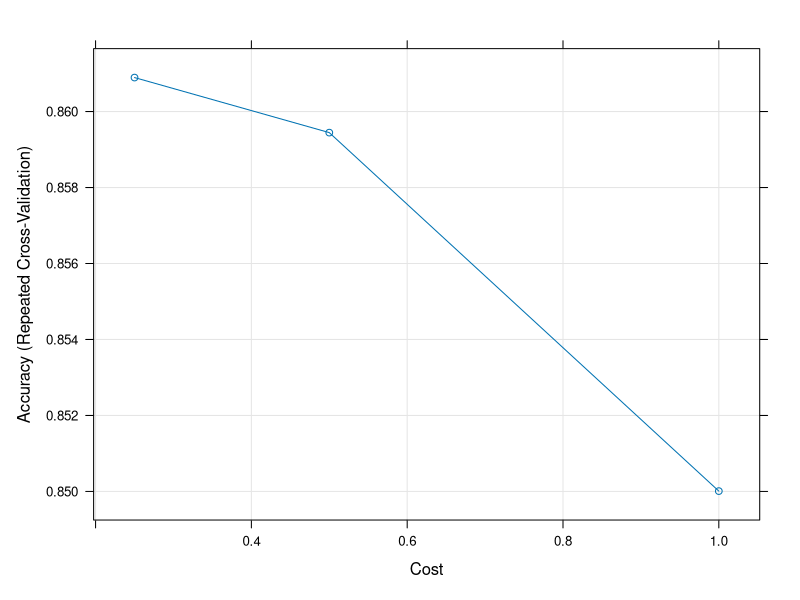
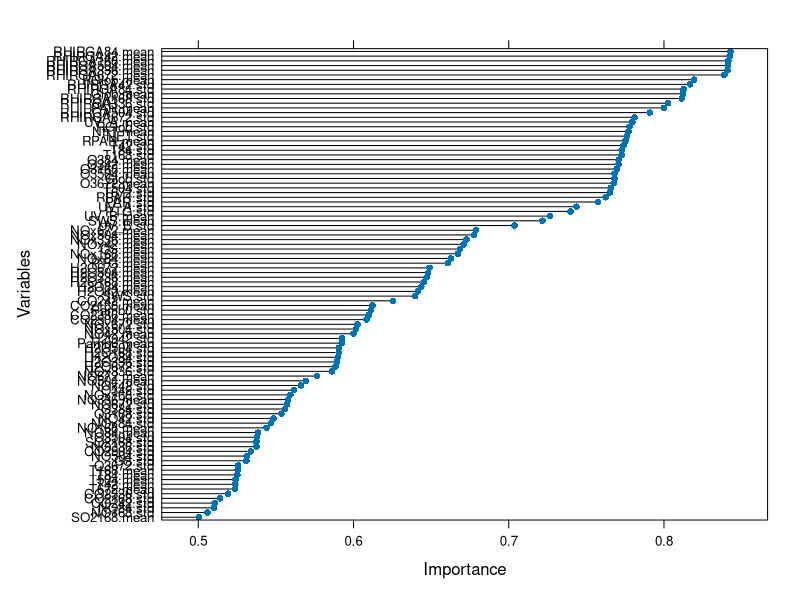
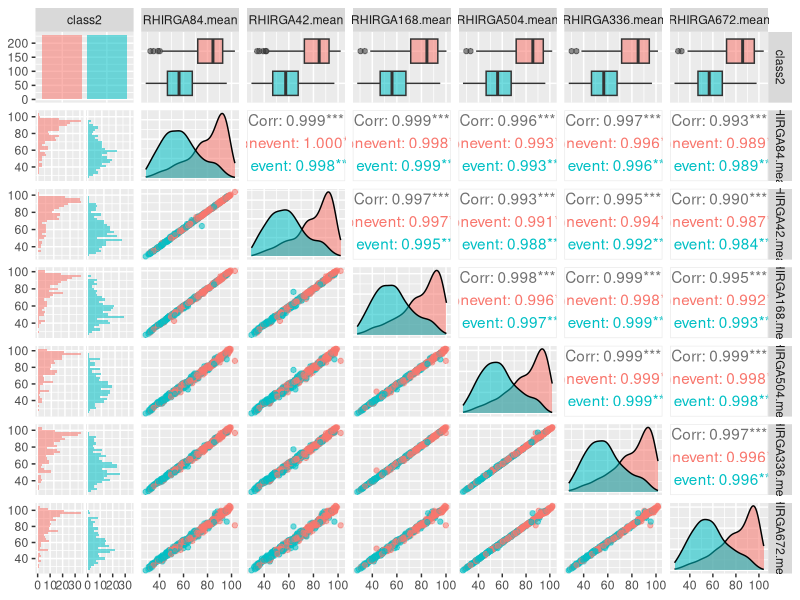
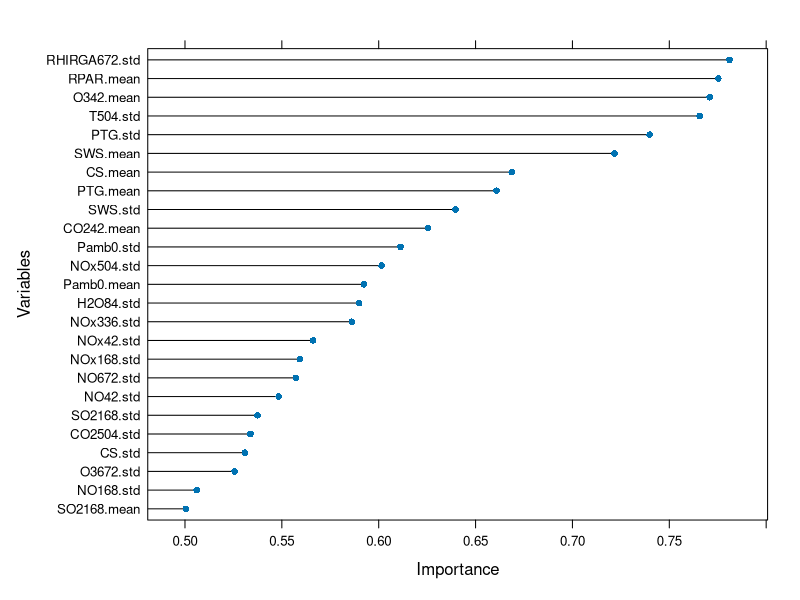
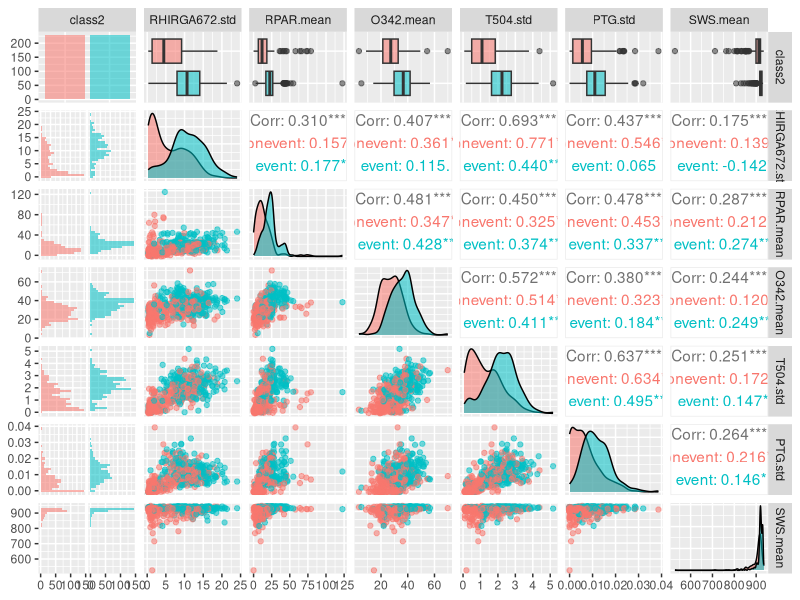
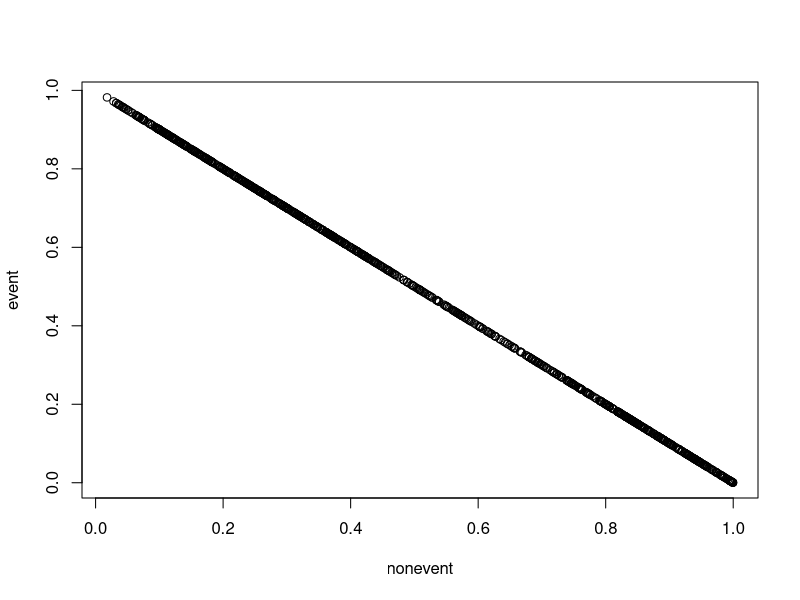

Here is the R script that generated these plots, in order: (Note: this script raises an error after producing the figures.)
## ---- chunk 1
knitr::opts_chunk$set(echo = TRUE)
## ---- chunk 2
npf <- read.csv("npf_train.csv") #read in data
npf_test <- read.csv("npf_test_hidden.csv")
npf_test

npf <- npf[,-c(1:2,4)] # drop the id, date, partlybad columns
npf_test <- npf_test[,-c(1:2,4)]
print(npf)

## ---- chunk 3

npf$class2 <- factor("event",levels=c("nonevent", "event"))
npf$class2[npf$class4=="nonevent"] <- "nonevent"
npf <- npf[,-1]
## ---- chunk 4
set.seed(7) 

# lets use caret
library(caret)

#note that classprobs argument has to be true if we want svm to give probabilities
control <- trainControl(method="repeatedcv", number=10, repeats=3,classProbs=TRUE)
model <- train(class2~., data=npf, method="svmLinear2", preProcess="scale", trControl=control)

#lets sort the importances
importance <- data.frame(varImp(model, scale=FALSE)$importance)
importance <- data.frame(importance, names = rownames(importance))
importance <- importance[order(importance$event,decreasing = T),]

prediction <- predict(model, data=npf_test, type="prob")
plot(model)

## ---- chunk 5
plot(varImp(model, scale=FALSE), ylab="Variables")

## ---- chunk 6
print(importance)
## ---- chunk 7
npf <- npf[,c(ncol(npf),1:(ncol(npf)-1))] #move class2 column to first

npf75names <- sapply(importance[importance["event"]>0.75,]$names, function(x) toString(x)) #33 features
npf82names <- sapply(importance[importance["event"]>0.80,]$names, function(x) toString(x))# 12
npf83_8names <- sapply(importance[importance["event"]>0.838,]$names, function(x) toString(x))#6


npf75 <- npf[, c("class2",npf75names)]
npf82 <- npf[, c("class2",npf82names)]
npf83_8 <- npf[, c("class2",npf83_8names)]
## ---- chunk 8
model1 <- train(class2~., data=npf75, method="svmLinear2", preProcess="scale", trControl=control)
model2 <- train(class2~., data=npf82, method="svmLinear2", preProcess="scale", trControl=control)
model3 <- train(class2~., data=npf83_8, method="svmLinear2", preProcess="scale", trControl=control)
## ---- chunk 9
library(knitr)

df <- setNames(data.frame(matrix(ncol = 4, nrow = 3)), names(model1$results)[2:5])
rownames(df) <- c("npf75", "npf82", "npf83_8") 

df[1,] = sapply(model1$results, mean)[2:5] #mean is over the 3 repetitions of the 10 fold cv.
df[2,] = sapply(model2$results, mean)[2:5]
df[3,] = sapply(model3$results, mean)[2:5]
kable(df)
## ---- chunk 10
library(GGally)
ggpairs(npf83_8, aes(colour = class2, alpha = 0.4))
## ---- chunk 11
cm <- cor(npf[,-1]) # note that we ignore the class 2 column here as we dont want to drop it obviously

# find attributes that are highly corrected (the threshold for being cut can be changed.)
highcorr <- findCorrelation(cm, cutoff = 0.75)+1 #+1 to get the indexing in the npf df where class2 bumps all the indices up by 1.

print(highcorr) # indices of what we want to cut

npf <- npf[,-c(highcorr)]
print(npf)
## ---- chunk 12

control <- trainControl(method="repeatedcv", number=10, repeats=3,classProbs=TRUE)
model <- train(class2~., data=npf, method="svmLinear2", preProcess="scale", trControl=control)

plot(varImp(model, scale=FALSE), ylab="Variables")
## ---- chunk 13
#lets sort the importances
importance <- data.frame(varImp(model, scale=FALSE)$importance)
importance <- data.frame(importance, names = rownames(importance))
print(importance$event)
importance <- importance[order(importance$event,decreasing = T),]
print(importance)
npf70names <- sapply(importance[importance["event"]>0.70,]$names, function(x) toString(x)) #6 features
npf75names <- sapply(importance[importance["event"]>0.75,]$names, function(x) toString(x)) # 4 features


npf70 <- npf[, c("class2",npf70names)]
npf75 <- npf[, c("class2",npf75names)]

ggpairs(npf70, aes(colour = class2, alpha = 0.4))
## ---- chunk 14
model1 <- train(class2~., data=npf70, method="svmLinear2", preProcess="scale", trControl=control)
model2 <- train(class2~., data=npf75, method="svmLinear2", preProcess="scale", trControl=control)


df <- setNames(data.frame(matrix(ncol = 4, nrow = 2)), names(model1$results)[2:5])
rownames(df) <- c("npf70", "npf75")

df[1,] = sapply(model1$results, mean)[2:5] #mean is over the 3 repetitions of the 10 fold cv.
df[2,] = sapply(model2$results, mean)[2:5]

kable(df)
## ---- chunk 15
npf_test <- npf_test[,c(ncol(npf_test),1:(ncol(npf_test)-1))] #move class2 column to first

predictions <- predict(model1, npf_test)
npf_test$class2 <- predictions # If we need to estimate something for the multiclass probabilities, I guess the best we could do with the binary probabilities is to look at the frequencies of each class [ia,ib,ii] in the original dataset and then split the "event" probability accordingly into those class probabilities

table(predictions)
head(npf_test)
## ---- chunk 16
predictedprobs <- predict(model1, npf_test, type="prob")
print(predictedprobs)
plot(predictedprobs)
## ---- chunk 17
library(caret)




get_non_correlated_features <- function(path, cutoff){
  npf <- read.csv("npf_train.csv") #read in data
  npf <- npf[,-c(1:2,4)] # drop the id, date, partlybad columns
  npf$class2 <- factor("event",levels=c("nonevent", "event"))
  npf$class2[npf$class4=="nonevent"] <- "nonevent"
  npf <- npf[,-1]
  npf <- npf[,c(ncol(npf),1:(ncol(npf)-1))]
  cm <- cor(npf[,-1]) # note that we ignore the class 2 column here as we dont want to drop it obviously
    
  # find attributes that are highly corrected (the threshold for being cut can be changed.)
  highcorr <- findCorrelation(cm, cutoff = cutoff)+1
    
  npf <- npf[,-c(highcorr)]
  
  return(npf)
  
}

get_full_non_correlated_features <- function(path, cutoff){
  npf <- read.csv("npf_train.csv") #read in data
  npf <- npf[,-c(1:2,4)] # drop the id, date, partlybad columns
  cm <- cor(npf[,-1]) # note that we ignore the class column here as we dont want to drop it obviously
    
  # find attributes that are highly corrected (the threshold for being cut can be changed.)
  highcorr <- findCorrelation(cm, cutoff = cutoff)+1
    
  npf <- npf[,-c(highcorr)]
  
  return(npf)
}
get_importance <- function(model){
  print("Here")
  print(model)
  plot(varImp(model, scale=FALSE), ylab="Variables")
  print("Here2")
  importance <- data.frame(varImp(model, scale=FALSE)$importance)
  print(importance)
  importance <- data.frame(importance, names = rownames(importance))
  feature_importance <- importance$event
  if (is.null(feature_importance)){
    feature_importance <- importance$Overall
  }
  
  importance <- importance[order(feature_importance,decreasing = T),]
  return(importance)
}

plot_importance <- function(model_name){
  npf <- get_non_correlated_features("npf_train.csv", 0.75)
  control <- trainControl(method="repeatedcv", number=10, repeats=5,classProbs=TRUE)
  model <- train(class2~., data=npf, method=model_name, preProcess="scale", trControl=control)
  plot(varImp(model, scale=FALSE), ylab="Variables")
}

save_binary_importance_csv <- function(model_name){
  npf <- get_non_correlated_features("npf_train.csv", 0.75)
  control <- trainControl(method="repeatedcv", number=10, repeats=5,classProbs=TRUE)
  model <- train(class2~., data=npf, method=model_name, preProcess="scale", trControl=control)
  importance <- get_importance(model)
  s = "${model}_binary.csv"
  csv_name = stringr::str_interp(s, list(model=model_name))
  write.csv(importance, csv_name)

}

save_full_importance_csv <- function(model_name){
  npf <- get_full_non_correlated_features("npf_train.csv", 0.75)
  control <- trainControl(method="repeatedcv", number=10, repeats=5,classProbs=TRUE)
  model <- train(class4~., data=npf, method=model_name, preProcess="scale", trControl=control, importance=TRUE)
  importance <- get_importance(model)
  s = "${model}_full.csv"
  csv_name = stringr::str_interp(s, list(model=model_name))
  write.csv(importance, csv_name)
}
save_full_importance_csv("knn")
save_binary_importance_csv("knn")
train_with_different_features <- function(model_name, corr_cutoff){
  npf <- get_non_correlated_features("npf_train.csv", corr_cutoff)
  control <- trainControl(method="repeatedcv", number=10, repeats=5,classProbs=TRUE)
  model <- train(class2~., data=npf, method=model_name, preProcess="scale", trControl=control)
  importance <- get_importance(model)
  models <- list()
  accuracy <- rep(0,25)
  for(i in 1:nrow(importance)){
    print(i)
    npfnames <- sapply(importance$names[1:i], function(x) toString(x))
    npftrain <- npf[, c("class2",npfnames)]
    model1 <- train(class2~., data=npftrain, method=model_name, preProcess="scale", trControl=control)
    models <- list(models, model1)
    
  }
  return(models[-1])
}

plot_accuracies <- function(models){
  n <- length(models)
  accuracy <- rep(0,n)
  for(i in 1:n){
    print(i)
    accuracy[i] <- sapply(models[[i]]$result, mean)[2]
  }
  print(accuracy)
  plot(accuracy)
  
}

train_with_different_cutoff <- function(model_name, cutoffs){
  models <- list()
  for(cutoff in cutoffs){
    models <- list(models, train_with_different_features(model_name, cutoff))
  }
  return(models)
}


models <- train_with_different_features("svmLinear2", 0.75)
print(models[[3]])
print(models[[1]]$result)
print(sapply(models[[1]]$result, mean))
plot_accuracies(models)
plot(models[[1]])
